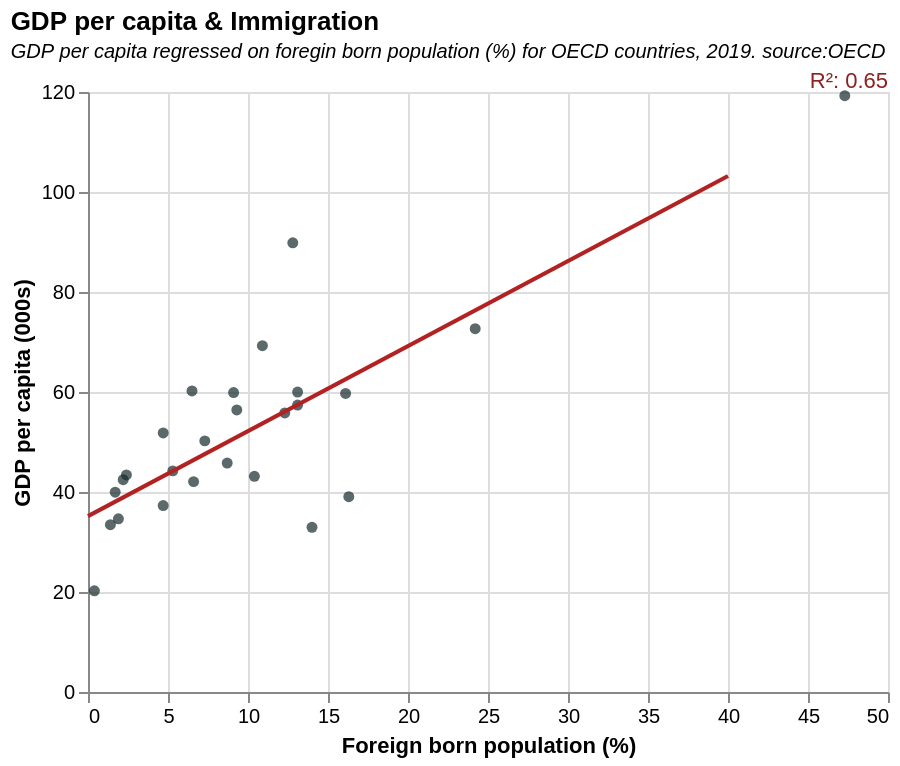

Source (Vega-Lite JSON):
### Vega-Lite specification from a JSON file in a GitHub repository (floating-point values rounded to 4 significant figures)
{"$schema": "https://vega.github.io/schema/vega-lite/v5.json", "title": {"text": "GDP per capita & Immigration", "subtitle": "GDP per capita regressed on foregin born population (%) for OECD countries, 2019. source:OECD", "subtitleFontStyle": "italic", "subtitleFontSize": 10, "anchor": "start", "color": "black"}, "data": {"values": [{"Country": "AUT", "foreign population %": "16.1", "GDP 000s": "59.71933165"}, {"Country": "BEL", "foreign population %": "12.3", "GDP 000s": "55.80082599"}, {"Country": "DNK", "foreign population %": "9.1", "GDP 000s": "59.88383628"}, {"Country": "FIN", "foreign population %": "4.7", "GDP 000s": "51.81135616"}, {"Country": "DEU", "foreign population %": "13.1", "GDP 000s": "57.39720459"}, {"Country": "HUN", "foreign population %": "1.9", "GDP 000s": "34.63867196"}, {"Country": "IRL", "foreign population %": "12.8", "GDP 000s": "89.84627221"}, {"Country": "ITA", "foreign population %": "8.7", "GDP 000s": "45.79952693"}, {"Country": "JPN", "foreign population %": "2.2", "GDP 000s": "42.46548008"}, {"Country": "KOR", "foreign population %": "2.4", "GDP 000s": "43.41014953"}, {"Country": "LUX", "foreign population %": "47.3", "GDP 000s": "119.2528129"}, {"Country": "NLD", "foreign population %": "6.5", "GDP 000s": "60.20771305"}, {"Country": "NOR", "foreign population %": "10.9", "GDP 000s": "69.26445399"}, {"Country": "PRT", "foreign population %": "4.7", "GDP 000s": "37.29900721"}, {"Country": "SVK", "foreign population %": "1.4", "GDP 000s": "33.46191292"}, {"Country": "SWE", "foreign population %": "9.3", "GDP 000s": "56.40403236"}, {"Country": "CHE", "foreign population %": "24.2", "GDP 000s": "72.66838444"}, {"Country": "SVN", "foreign population %": "6.6", "GDP 000s": "42.07585641"}, {"Country": "CZE", "foreign population %": "5.3", "GDP 000s": "44.22308816"}, {"Country": "FRA", "foreign population %": "7.3", "GDP 000s": "50.22199711"}, {"Country": "ESP", "foreign population %": "10.4", "GDP 000s": "43.13553943"}, {"Country": "EST", "foreign population %": "16.3", "GDP 000s": "39.06818369"}, {"Country": "ISL", "foreign population %": "13.1", "GDP 000s": "59.99424691"}, {"Country": "MEX", "foreign population %": "0.4", "GDP 000s": "20.24460742"}, {"Country": "LVA", "foreign population %": "14", "GDP 000s": "32.93858231"}, {"Country": "LTU", "foreign population %": "1.7", "GDP 000s": "39.95076049"}]}, "width": 400, "height": 300, "layer": [{"mark": {"type": "point", "filled": true, "color": "#162a2c"}, "encoding": {"x": {"field": "foreign population %", "type": "quantitative", "title": "Foreign born population (%)"}, "y": {"field": "GDP 000s", "type": "quantitative", "title": "GDP per capita (000s)"}, "tooltip": [{"field": "Country", "type": "nominal", "title": "Country"}]}}, {"mark": {"type": "line", "color": "firebrick"}, "transform": [{"regression": "GDP 000s", "on": "foreign population %", "extent": [0, 40]}], "encoding": {"x": {"field": "foreign population %", "type": "quantitative"}, "y": {"field": "GDP 000s", "type": "quantitative"}}}, {"transform": [{"regression": "GDP 000s", "on": "foreign population %", "params": true}, {"calculate": "'R²: '+format(datum.rSquared, '.2f')", "as": "R2"}], "mark": {"type": "text", "color": "#8B2323", "x": "width", "align": "right", "y": -5}, "encoding": {"text": {"type": "nominal", "field": "R2"}}}]}
